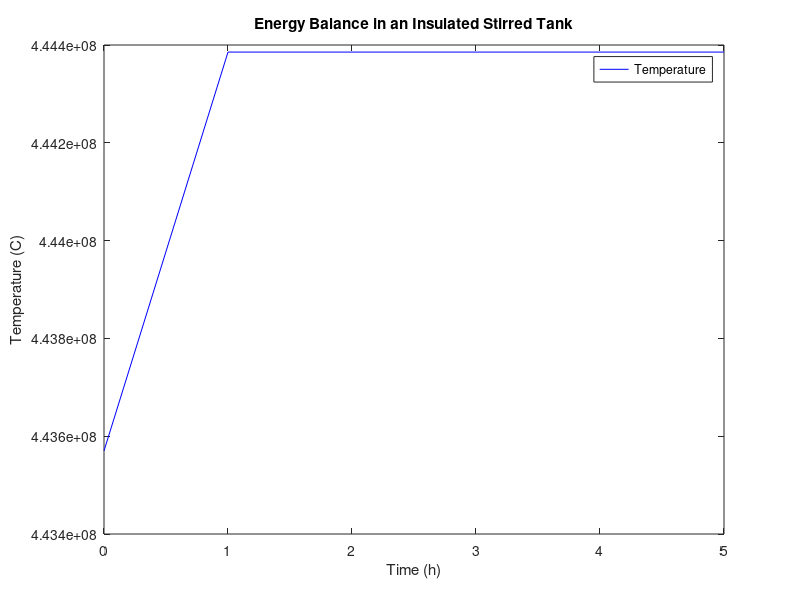
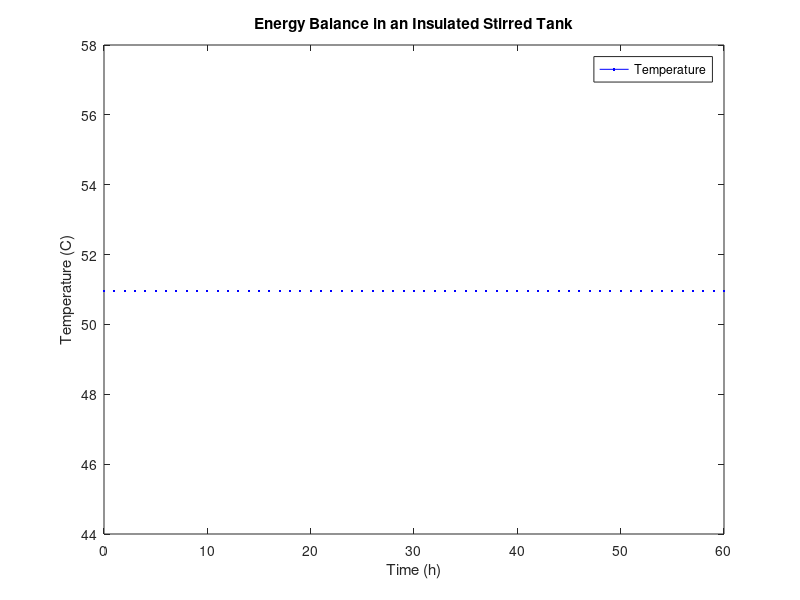

Source code (MATLAB) for these figures, in order:
% tRange = [0 35];
% c = 0;
% tem1 = 53;
% [tSol2,ySol2] = ode45(@reactor3,tRange,tem1);
% 
% figure
% plot(tSol2,ySol2,"b")
% title("Energy Balance in an Insulated Stirred Tank")
% legend("Temperature")
% ylabel("Temperature (C)")
% xlabel("Time (h)")

t = [0:5];
Q = 444385529.681 - 815490.073*exp(-t/0.0013);

figure 
plot(t,Q,"b")
title("Energy Balance in an Insulated Stirred Tank")
legend("Temperature")
ylabel("Temperature (C)")
xlabel("Time (h)")


t1 = [0:60];
T = (415622590.531 - (815490.073*exp(-t1/0.0013)))/((-8154.9*exp(-t1/0.0013)) + 8156225.9);

figure 
plot(t1,T,"b")
title("Energy Balance in an Insulated Stirred Tank")
legend("Temperature")
ylabel("Temperature (C)")
xlabel("Time (h)")




% function dtemdt = reactor3(t,tem)
%     dtemdt = 15.435 - 0.0444*exp(-t/0.0013) + 0.0019556*tem;
% end